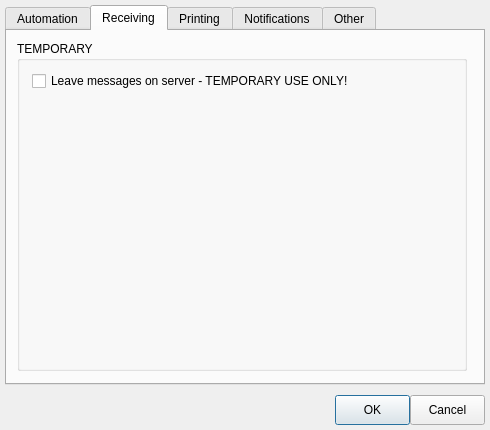
<?xml version="1.0" encoding="UTF-8"?>
<ui version="4.0">
 <class>SendReceiveSettingsDialogClass</class>
 <widget class="QDialog" name="SendReceiveSettingsDialogClass">
  <property name="geometry">
   <rect>
    <x>0</x>
    <y>0</y>
    <width>490</width>
    <height>430</height>
   </rect>
  </property>
  <property name="windowTitle">
   <string>SendReceiveSettingsDialog</string>
  </property>
  <widget class="QTabWidget" name="tabWidget">
   <property name="geometry">
    <rect>
     <x>5</x>
     <y>5</y>
     <width>480</width>
     <height>380</height>
    </rect>
   </property>
   <property name="currentIndex">
    <number>1</number>
   </property>
   <widget class="QWidget" name="tab">
    <attribute name="title">
     <string>Automation</string>
    </attribute>
    <widget class="QGroupBox" name="groupBox_5">
     <property name="geometry">
      <rect>
       <x>10</x>
       <y>10</y>
       <width>450</width>
       <height>200</height>
      </rect>
     </property>
     <property name="title">
      <string>Automation</string>
     </property>
     <widget class="QRadioButton" name="cManual">
      <property name="geometry">
       <rect>
        <x>15</x>
        <y>30</y>
        <width>400</width>
        <height>20</height>
       </rect>
      </property>
      <property name="text">
       <string>Manual - initiate each send/receive session manually</string>
      </property>
      <property name="checked">
       <bool>true</bool>
      </property>
     </widget>
     <widget class="QRadioButton" name="cEveryN">
      <property name="geometry">
       <rect>
        <x>15</x>
        <y>55</y>
        <width>240</width>
        <height>20</height>
       </rect>
      </property>
      <property name="text">
       <string>Schedule a send/receive every</string>
      </property>
     </widget>
     <widget class="QRadioButton" name="cEveryX">
      <property name="geometry">
       <rect>
        <x>15</x>
        <y>80</y>
        <width>400</width>
        <height>20</height>
       </rect>
      </property>
      <property name="text">
       <string>Schedule a send/receive at &quot;X&quot; minutes past the hour</string>
      </property>
     </widget>
     <widget class="QLineEdit" name="cEveryXList">
      <property name="geometry">
       <rect>
        <x>40</x>
        <y>105</y>
        <width>236</width>
        <height>22</height>
       </rect>
      </property>
     </widget>
     <widget class="QLabel" name="label_4">
      <property name="geometry">
       <rect>
        <x>345</x>
        <y>55</y>
        <width>55</width>
        <height>20</height>
       </rect>
      </property>
      <property name="text">
       <string>minutes</string>
      </property>
     </widget>
     <widget class="QSpinBox" name="cEveryNTime">
      <property name="geometry">
       <rect>
        <x>260</x>
        <y>55</y>
        <width>88</width>
        <height>24</height>
       </rect>
      </property>
      <property name="minimum">
       <number>1</number>
      </property>
      <property name="maximum">
       <number>999</number>
      </property>
      <property name="value">
       <number>15</number>
      </property>
     </widget>
     <widget class="QCheckBox" name="cSendImmediate">
      <property name="geometry">
       <rect>
        <x>15</x>
        <y>140</y>
        <width>400</width>
        <height>20</height>
       </rect>
      </property>
      <property name="text">
       <string>Send a message immediately when it is complete</string>
      </property>
     </widget>
    </widget>
    <widget class="QGroupBox" name="groupBox_6">
     <property name="geometry">
      <rect>
       <x>10</x>
       <y>220</y>
       <width>450</width>
       <height>125</height>
      </rect>
     </property>
     <property name="title">
      <string>Send/Receive Button Setup</string>
     </property>
     <widget class="QRadioButton" name="cSendReceive">
      <property name="geometry">
       <rect>
        <x>15</x>
        <y>30</y>
        <width>205</width>
        <height>20</height>
       </rect>
      </property>
      <property name="text">
       <string>Send/Receive</string>
      </property>
      <property name="checked">
       <bool>true</bool>
      </property>
     </widget>
     <widget class="QRadioButton" name="cSendOnly">
      <property name="geometry">
       <rect>
        <x>15</x>
        <y>55</y>
        <width>205</width>
        <height>20</height>
       </rect>
      </property>
      <property name="text">
       <string>Send only</string>
      </property>
     </widget>
     <widget class="QRadioButton" name="cReceiveOnly">
      <property name="geometry">
       <rect>
        <x>15</x>
        <y>80</y>
        <width>205</width>
        <height>20</height>
       </rect>
      </property>
      <property name="text">
       <string>Receive only</string>
      </property>
     </widget>
    </widget>
   </widget>
   <widget class="QWidget" name="tab_2">
    <attribute name="title">
     <string>Receiving</string>
    </attribute>
    <widget class="QGroupBox" name="groupBox_2">
     <property name="geometry">
      <rect>
       <x>10</x>
       <y>10</y>
       <width>450</width>
       <height>330</height>
      </rect>
     </property>
     <property name="title">
      <string>TEMPORARY</string>
     </property>
     <widget class="QCheckBox" name="cLeaveOnServer">
      <property name="geometry">
       <rect>
        <x>15</x>
        <y>30</y>
        <width>355</width>
        <height>20</height>
       </rect>
      </property>
      <property name="text">
       <string>Leave messages on server - TEMPORARY USE ONLY!</string>
      </property>
     </widget>
    </widget>
   </widget>
   <widget class="QWidget" name="tab_3">
    <attribute name="title">
     <string>Printing</string>
    </attribute>
    <widget class="QGroupBox" name="groupBox_3">
     <property name="geometry">
      <rect>
       <x>10</x>
       <y>10</y>
       <width>450</width>
       <height>330</height>
      </rect>
     </property>
     <property name="title">
      <string>GroupBox</string>
     </property>
    </widget>
   </widget>
   <widget class="QWidget" name="tab_4">
    <attribute name="title">
     <string>Notifications</string>
    </attribute>
    <widget class="QGroupBox" name="groupBox_4">
     <property name="geometry">
      <rect>
       <x>10</x>
       <y>10</y>
       <width>450</width>
       <height>330</height>
      </rect>
     </property>
     <property name="title">
      <string>GroupBox</string>
     </property>
    </widget>
   </widget>
   <widget class="QWidget" name="tab_5">
    <attribute name="title">
     <string>Other</string>
    </attribute>
    <widget class="QGroupBox" name="groupBox_7">
     <property name="geometry">
      <rect>
       <x>10</x>
       <y>10</y>
       <width>450</width>
       <height>330</height>
      </rect>
     </property>
     <property name="title">
      <string>GroupBox</string>
     </property>
    </widget>
   </widget>
  </widget>
  <widget class="QPushButton" name="cOK">
   <property name="geometry">
    <rect>
     <x>335</x>
     <y>395</y>
     <width>75</width>
     <height>30</height>
    </rect>
   </property>
   <property name="text">
    <string>OK</string>
   </property>
  </widget>
  <widget class="QPushButton" name="cCancel">
   <property name="geometry">
    <rect>
     <x>410</x>
     <y>395</y>
     <width>75</width>
     <height>30</height>
    </rect>
   </property>
   <property name="text">
    <string>Cancel</string>
   </property>
  </widget>
 </widget>
 <layoutdefault spacing="6" margin="11"/>
 <resources/>
 <connections>
  <connection>
   <sender>cOK</sender>
   <signal>clicked()</signal>
   <receiver>SendReceiveSettingsDialogClass</receiver>
   <slot>accept()</slot>
   <hints>
    <hint type="sourcelabel">
     <x>366</x>
     <y>412</y>
    </hint>
    <hint type="destinationlabel">
     <x>284</x>
     <y>404</y>
    </hint>
   </hints>
  </connection>
  <connection>
   <sender>cCancel</sender>
   <signal>clicked()</signal>
   <receiver>SendReceiveSettingsDialogClass</receiver>
   <slot>reject()</slot>
   <hints>
    <hint type="sourcelabel">
     <x>459</x>
     <y>411</y>
    </hint>
    <hint type="destinationlabel">
     <x>468</x>
     <y>426</y>
    </hint>
   </hints>
  </connection>
 </connections>
</ui>
